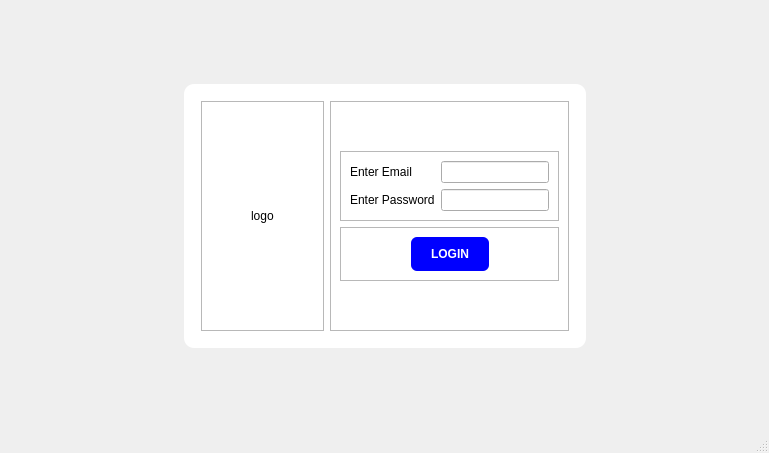
<?xml version="1.0" encoding="UTF-8"?>
<ui version="4.0">
 <class>MainWindow</class>
 <widget class="QMainWindow" name="MainWindow">
  <property name="geometry">
   <rect>
    <x>0</x>
    <y>0</y>
    <width>769</width>
    <height>453</height>
   </rect>
  </property>
  <property name="windowTitle">
   <string>MainWindow</string>
  </property>
  <widget class="QWidget" name="centralwidget">
   <layout class="QGridLayout" name="gridLayout_2">
    <item row="0" column="1">
     <spacer name="verticalSpacer_5">
      <property name="orientation">
       <enum>Qt::Vertical</enum>
      </property>
      <property name="sizeHint" stdset="0">
       <size>
        <width>20</width>
        <height>49</height>
       </size>
      </property>
     </spacer>
    </item>
    <item row="1" column="0">
     <spacer name="horizontalSpacer_5">
      <property name="orientation">
       <enum>Qt::Horizontal</enum>
      </property>
      <property name="sizeHint" stdset="0">
       <size>
        <width>157</width>
        <height>20</height>
       </size>
      </property>
     </spacer>
    </item>
    <item row="1" column="1">
     <widget class="QFrame" name="frame_5">
      <property name="styleSheet">
       <string notr="true">#frame_5 {
background-color: white;
border-radius: 10px;
padding: 8px;
}</string>
      </property>
      <property name="frameShape">
       <enum>QFrame::StyledPanel</enum>
      </property>
      <property name="frameShadow">
       <enum>QFrame::Raised</enum>
      </property>
      <layout class="QHBoxLayout" name="horizontalLayout_2">
       <item>
        <widget class="QFrame" name="frame_4">
         <property name="frameShape">
          <enum>QFrame::StyledPanel</enum>
         </property>
         <property name="frameShadow">
          <enum>QFrame::Raised</enum>
         </property>
         <layout class="QGridLayout" name="gridLayout">
          <item row="0" column="1">
           <spacer name="verticalSpacer_3">
            <property name="orientation">
             <enum>Qt::Vertical</enum>
            </property>
            <property name="sizeHint" stdset="0">
             <size>
              <width>20</width>
              <height>91</height>
             </size>
            </property>
           </spacer>
          </item>
          <item row="1" column="0">
           <spacer name="horizontalSpacer_3">
            <property name="orientation">
             <enum>Qt::Horizontal</enum>
            </property>
            <property name="sizeHint" stdset="0">
             <size>
              <width>40</width>
              <height>20</height>
             </size>
            </property>
           </spacer>
          </item>
          <item row="1" column="1">
           <widget class="QLabel" name="loginPageXymaLogoLabel">
            <property name="text">
             <string>logo</string>
            </property>
           </widget>
          </item>
          <item row="1" column="2">
           <spacer name="horizontalSpacer_4">
            <property name="orientation">
             <enum>Qt::Horizontal</enum>
            </property>
            <property name="sizeHint" stdset="0">
             <size>
              <width>40</width>
              <height>20</height>
             </size>
            </property>
           </spacer>
          </item>
          <item row="2" column="1">
           <spacer name="verticalSpacer_4">
            <property name="orientation">
             <enum>Qt::Vertical</enum>
            </property>
            <property name="sizeHint" stdset="0">
             <size>
              <width>20</width>
              <height>90</height>
             </size>
            </property>
           </spacer>
          </item>
         </layout>
        </widget>
       </item>
       <item>
        <widget class="QFrame" name="frame_3">
         <property name="frameShape">
          <enum>QFrame::StyledPanel</enum>
         </property>
         <property name="frameShadow">
          <enum>QFrame::Raised</enum>
         </property>
         <layout class="QVBoxLayout" name="verticalLayout">
          <item>
           <spacer name="verticalSpacer">
            <property name="orientation">
             <enum>Qt::Vertical</enum>
            </property>
            <property name="sizeHint" stdset="0">
             <size>
              <width>20</width>
              <height>40</height>
             </size>
            </property>
           </spacer>
          </item>
          <item>
           <widget class="QFrame" name="frame">
            <property name="frameShape">
             <enum>QFrame::StyledPanel</enum>
            </property>
            <property name="frameShadow">
             <enum>QFrame::Raised</enum>
            </property>
            <layout class="QFormLayout" name="formLayout">
             <item row="0" column="0">
              <widget class="QLabel" name="label">
               <property name="text">
                <string>Enter Email</string>
               </property>
              </widget>
             </item>
             <item row="0" column="1">
              <widget class="QLineEdit" name="emailInput"/>
             </item>
             <item row="1" column="0">
              <widget class="QLabel" name="label_2">
               <property name="text">
                <string>Enter Password</string>
               </property>
              </widget>
             </item>
             <item row="1" column="1">
              <widget class="QLineEdit" name="passwordInput"/>
             </item>
            </layout>
           </widget>
          </item>
          <item>
           <widget class="QFrame" name="frame_2">
            <property name="frameShape">
             <enum>QFrame::StyledPanel</enum>
            </property>
            <property name="frameShadow">
             <enum>QFrame::Raised</enum>
            </property>
            <layout class="QHBoxLayout" name="horizontalLayout">
             <item>
              <spacer name="horizontalSpacer">
               <property name="orientation">
                <enum>Qt::Horizontal</enum>
               </property>
               <property name="sizeHint" stdset="0">
                <size>
                 <width>52</width>
                 <height>20</height>
                </size>
               </property>
              </spacer>
             </item>
             <item>
              <widget class="QPushButton" name="loginButton">
               <property name="styleSheet">
                <string notr="true">#loginButton {
    background-color: rgb(0, 0, 255);
    color: white;
	border-radius: 6px;
	padding: 10px 20px;
	font: bold;
}


</string>
               </property>
               <property name="text">
                <string>LOGIN</string>
               </property>
              </widget>
             </item>
             <item>
              <spacer name="horizontalSpacer_2">
               <property name="orientation">
                <enum>Qt::Horizontal</enum>
               </property>
               <property name="sizeHint" stdset="0">
                <size>
                 <width>51</width>
                 <height>20</height>
                </size>
               </property>
              </spacer>
             </item>
            </layout>
           </widget>
          </item>
          <item>
           <spacer name="verticalSpacer_2">
            <property name="orientation">
             <enum>Qt::Vertical</enum>
            </property>
            <property name="sizeHint" stdset="0">
             <size>
              <width>20</width>
              <height>40</height>
             </size>
            </property>
           </spacer>
          </item>
         </layout>
        </widget>
       </item>
      </layout>
     </widget>
    </item>
    <item row="1" column="2">
     <spacer name="horizontalSpacer_6">
      <property name="orientation">
       <enum>Qt::Horizontal</enum>
      </property>
      <property name="sizeHint" stdset="0">
       <size>
        <width>157</width>
        <height>20</height>
       </size>
      </property>
     </spacer>
    </item>
    <item row="2" column="1">
     <spacer name="verticalSpacer_6">
      <property name="orientation">
       <enum>Qt::Vertical</enum>
      </property>
      <property name="sizeHint" stdset="0">
       <size>
        <width>20</width>
        <height>49</height>
       </size>
      </property>
     </spacer>
    </item>
   </layout>
  </widget>
  <widget class="QMenuBar" name="menubar">
   <property name="geometry">
    <rect>
     <x>0</x>
     <y>0</y>
     <width>769</width>
     <height>22</height>
    </rect>
   </property>
  </widget>
  <widget class="QStatusBar" name="statusbar"/>
 </widget>
 <resources/>
 <connections/>
</ui>
